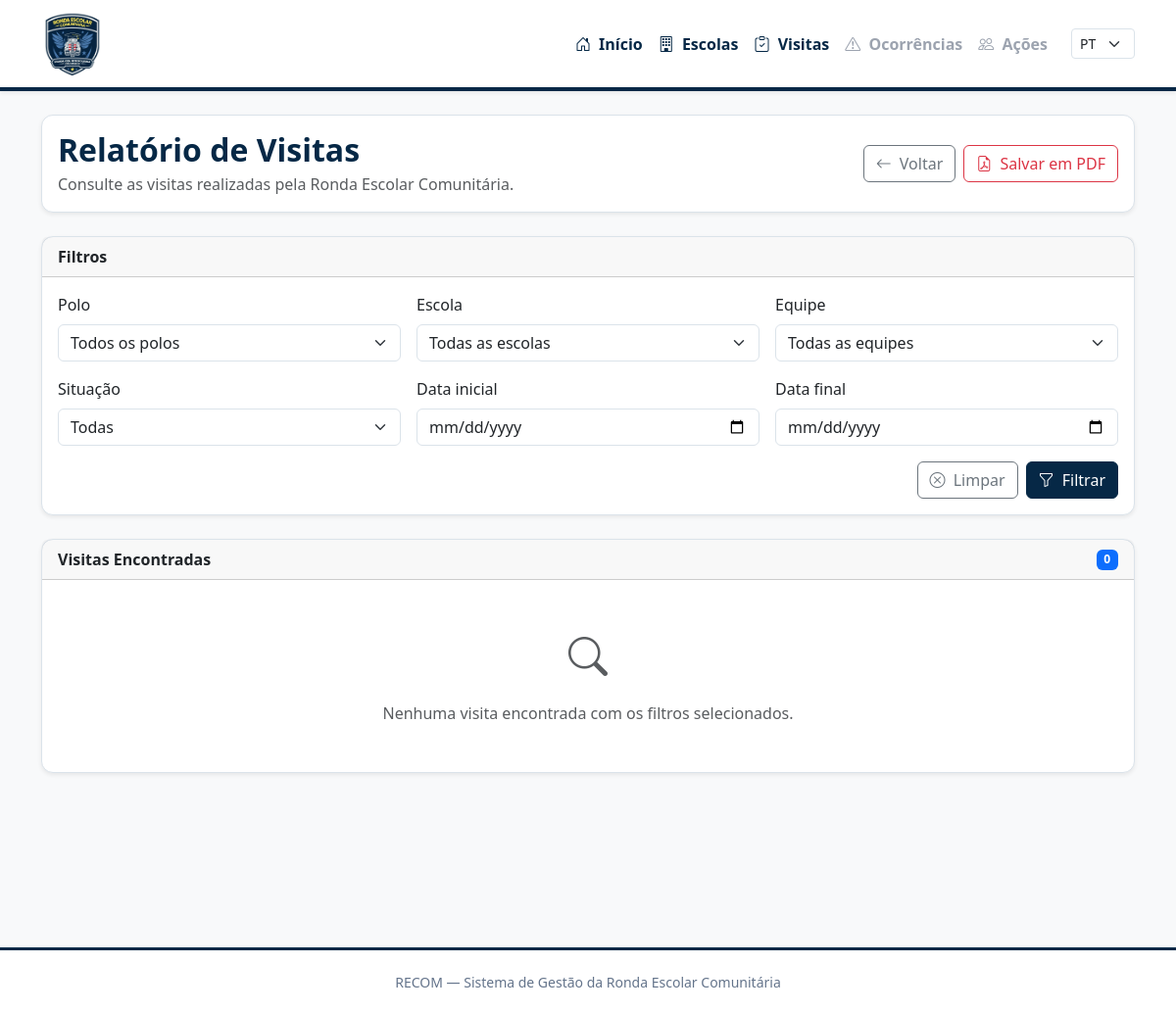
/relatorios/visitas/, run on an earlier commit of the app's database.
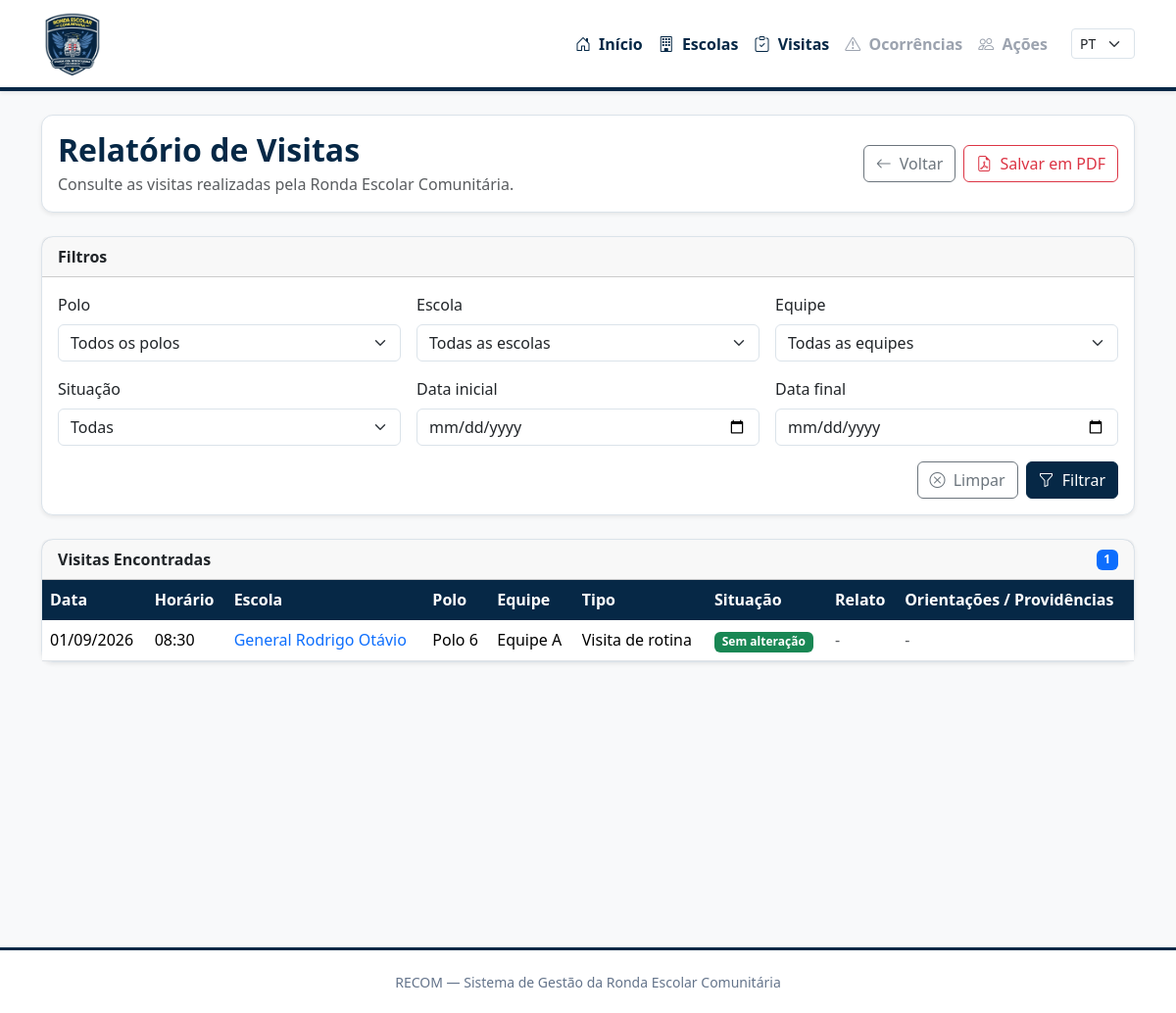
And on a later commit of the database.
### visitas/models.py (models this page shows, shortened)
class RondaVisita(models.Model):
    EQUIPE_CHOICES = [
        ("A", "Equipe A"),
        ("B", "Equipe B"),
        ("C", "Equipe C"),
        ("D", "Equipe D"),
        ("E", "Equipe E"),
        ("F", "Equipe F"),
    ]
    TIPO_VISITA_CHOICES = [
        ("ROTINA", "Visita de rotina"),
        ("SAIDA", "Acompanhamento de saída"),
        ("EVENTO", "Acompanhamento de evento"),
        ("APOIO", "Apoio / atendimento"),
        ("OUTRA", "Outra"),
    ]
    SITUACAO_CHOICES = [
        ("SEM_ALTERACAO", "Sem alteração"),
        ("COM_ALTERACAO", "Com alteração"),
    ]
    escola = models.ForeignKey(
        Escola,
        on_delete=models.PROTECT,
        related_name="visitas",
        verbose_name="Escola",
    )
    equipe = models.CharField(
        max_length=1,
        choices=EQUIPE_CHOICES,
        verbose_name="Equipe responsável",
    )
    data_visita = models.DateField(
        verbose_name="Data da visita",
    )
    horario = models.TimeField(
        verbose_name="Horário",
    )
    tipo_visita = models.CharField(
        max_length=20,
        choices=TIPO_VISITA_CHOICES,
        default="ROTINA",
        verbose_name="Tipo de visita",
    )
    situacao = models.CharField(
        max_length=20,
        choices=SITUACAO_CHOICES,
        default="SEM_ALTERACAO",
        verbose_name="Situação",
    )
    relato = models.TextField(
        blank=True,
        verbose_name="Relato da visita",
    )
    orientacoes = models.TextField(
        blank=True,
        verbose_name="Orientações / providências",
    )
    criado_em = models.DateTimeField(
        auto_now_add=True,
    )
    atualizado_em = models.DateTimeField(
        auto_now=True,
    )
    class Meta:
        ordering = [
            "-data_visita",
            "-horario",
        ]
        verbose_name = "Ronda / Visita"
        verbose_name_plural = "Rondas / Visitas"

### escolas/models.py (models this page shows, shortened)
class Escola(models.Model):
    POLO_CHOICES = [
        (1, "Polo 1"),
        (2, "Polo 2"),
        (3, "Polo 3"),
        (4, "Polo 4"),
        (5, "Polo 5"),
        (6, "Polo 6"),
        (7, "Polo 7"),
        (8, "Polo 8"),
        (9, "Polo 9"),
    ]
    nome = models.CharField(
        max_length=200,
        unique=True
    )
    polo = models.PositiveSmallIntegerField(
        choices=POLO_CHOICES
    )
    endereco = models.CharField(
        max_length=300
    )
    bairro = models.CharField(
    max_length=120,
    blank=True
    )
    gestor = models.CharField(
        max_length=150,
        blank=True
    )
    telefone = models.CharField(
        max_length=100,
        blank=True
    )
    monitoramento = models.BooleanField(
        default=False
    )
    botao_panico = models.BooleanField(
        default=False
    )
    quantidade_alunos = models.PositiveIntegerField(
        default=0
    )
    quantidade_alunos_pcd = models.PositiveIntegerField(
        default=0
    )
    modalidade = models.CharField(
        max_length=200,
        blank=True
    )
    observacoes = models.TextField(
        blank=True
    )
    ativa = models.BooleanField(
        default=True
    )
    data_inativacao = models.DateTimeField(
        blank=True,
        null=True
    )
    inativada_por = models.ForeignKey(
        User,
        on_delete=models.SET_NULL,
        blank=True,
        null=True,
        related_name="escolas_inativadas"
    )
    criado_em = models.DateTimeField(
        auto_now_add=True
    )
    atualizado_em = models.DateTimeField(
        auto_now=True
    )

### core/views.py (the view)
def relatorio_visitas(request):
    visitas = (
        RondaVisita.objects
        .select_related(
            "escola"
        )
        .all()
        .order_by(
            "-data_visita",
            "-horario"
        )
    )
    polo = request.GET.get(
        "polo",
        ""
    ).strip()
    escola_id = request.GET.get(
        "escola",
        ""
    ).strip()
    equipe = request.GET.get(
        "equipe",
        ""
    ).strip()
    situacao = request.GET.get(
        "situacao",
        ""
    ).strip()
    data_inicial = request.GET.get(
        "data_inicial",
        ""
    ).strip()
    data_final = request.GET.get(
        "data_final",
        ""
    ).strip()
    if polo:
        visitas = visitas.filter(
            escola__polo=polo
        )
    if escola_id:
        visitas = visitas.filter(
            escola_id=escola_id
        )
    if equipe:
        visitas = visitas.filter(
            equipe=equipe
        )
    if situacao:
        visitas = visitas.filter(
            situacao=situacao
        )
    if data_inicial:
        visitas = visitas.filter(
            data_visita__gte=data_inicial
        )
    if data_final:
        visitas = visitas.filter(
            data_visita__lte=data_final
        )
    total_visitas = visitas.count()
    paginator = Paginator(
        visitas,
        10
    )
    numero_pagina = request.GET.get(
        "page"
    )
    page_obj = paginator.get_page(
        numero_pagina
    )
    escolas = Escola.objects.filter(
        ativa=True
    )
    if polo:
        escolas = escolas.filter(
            polo=polo
        )
    escolas = escolas.order_by(
        "nome"
    )
    contexto = {
        "page_obj": page_obj,
        "total_visitas": total_visitas,
        "polos": Escola.POLO_CHOICES,
        "escolas": escolas,
        "equipes": RondaVisita.EQUIPE_CHOICES,
        "situacoes": RondaVisita.SITUACAO_CHOICES,
        "polo_selecionado": polo,
        "escola_selecionada": escola_id,
        "equipe_selecionada": equipe,
        "situacao_selecionada": situacao,
        "data_inicial": data_inicial,
        "data_final": data_final,
    }
    return render(
        request,
        "relatorio/visitas.html",
        contexto
    )

### templates/relatorio/visitas.html (shortened to what the changed rows need)
{% extends "base.html" %}
{% block content %}
<div class="container mt-4 mb-5">
    <div class="card shadow-sm mb-4 no-print">
        <div class="card-body">
            <div
                class="d-flex flex-wrap
                       justify-content-between
                       align-items-center
                       gap-3"
            >
                <div>
                    <h2 class="mb-1">
                        Relatório de Visitas
                    </h2>
                </div>
            </div>
        </div>
    </div>
    <div class="card shadow-sm">
        <div
            class="card-header
                   d-flex
                   justify-content-between
                   align-items-center"
        >
            <strong>
                Visitas Encontradas
            </strong>
            <span class="badge bg-primary">
                {{ total_visitas }}
            </span>
        </div>
        <div class="card-body p-0">
            {% if page_obj.object_list %}
                <div class="table-responsive">
                    <table
                        class="table
                               table-hover
                               align-middle
                               mb-0"
                    >
                        <thead>
                            <tr>
                                <th>
                                    Data
                                </th>
                                <th>
                                    Horário
                                </th>
                                <th>
                                    Escola
                                </th>
                                <th>
                                    Polo
                                </th>
                                <th>
                                    Equipe
                                </th>
                                <th>
                                    Tipo
                                </th>
                                <th>
                                    Situação
                                </th>
                                <th>
                                    Relato
                                </th>
                                <th>
                                    Orientações / Providências
                                </th>
                            </tr>
                        </thead>
                        <tbody>
                            {% for visita in page_obj %}
                                <tr>
                                    <td class="text-nowrap">
                                        {{ visita.data_visita|date:"d/m/Y" }}
                                    </td>
                                    <td class="text-nowrap">
                                        {{ visita.horario|time:"H:i" }}
                                    </td>
                                    <td>
                                        <a
                                            href="{% url 'escolas:detalhe_escola' visita.escola.pk %}"
                                            class="text-decoration-none"
                                        >
                                            {{ visita.escola.nome }}
                                        </a>
                                    </td>
                                    <td class="text-nowrap">
                                        Polo {{ visita.escola.polo }}
                                    </td>
                                    <td class="text-nowrap">
                                        {{ visita.get_equipe_display }}
                                    </td>
                                    <td>
                                        {{ visita.get_tipo_visita_display }}
                                    </td>
                                    <td>
                                        {% if visita.situacao == "SEM_ALTERACAO" %}
                                            <span class="badge bg-success">
                                                Sem alteração
                                            </span>
                                        {% elif visita.situacao == "COM_ALTERACAO" %}
                                            <span class="badge bg-warning text-dark">
                                                Com alteração
                                            </span>
                                        {% else %}
                                            {{ visita.get_situacao_display }}
                                        {% endif %}
                                    </td>
                                    <td>
                                        {% if visita.relato %}
                                            {{ visita.relato }}
                                        {% else %}
                                            <span class="text-muted">
                                                -
                                            </span>
                                        {% endif %}
                                    </td>
                                    <td>
                                        {% if visita.orientacoes %}
                                            {{ visita.orientacoes }}
                                        {% else %}
                                            <span class="text-muted">
                                                -
                                            </span>
                                        {% endif %}
                                    </td>
                                </tr>
                            {% endfor %}
                        </tbody>
                    </table>
                </div>
            {% else %}
                <div class="text-center py-5">
                    <i class="bi bi-search fs-1 text-muted"></i>
                    <p class="text-muted mt-3 mb-0">
                        Nenhuma visita encontrada
                        com os filtros selecionados.
                    </p>
                </div>
            {% endif %}
        </div>
    </div>
</div>
{% endblock %}

What changed in the data, as far as the page shows it:
added RondaVisita: data_visita "01/09/2026", horario "08:30", escola.nome "General Rodrigo Otávio", escola.polo "6", equipe "Equipe A", tipo_visita "Visita de rotina", situacao "Sem alteração"
Also different on the page:
{{ total_visitas }}: "0" → "1"
text no longer shown: "Nenhuma visita encontrada com os filtros selecionados."
text now shown: "Data Horário Escola Polo Equipe Tipo Situação Relato Orientações / Providências"
